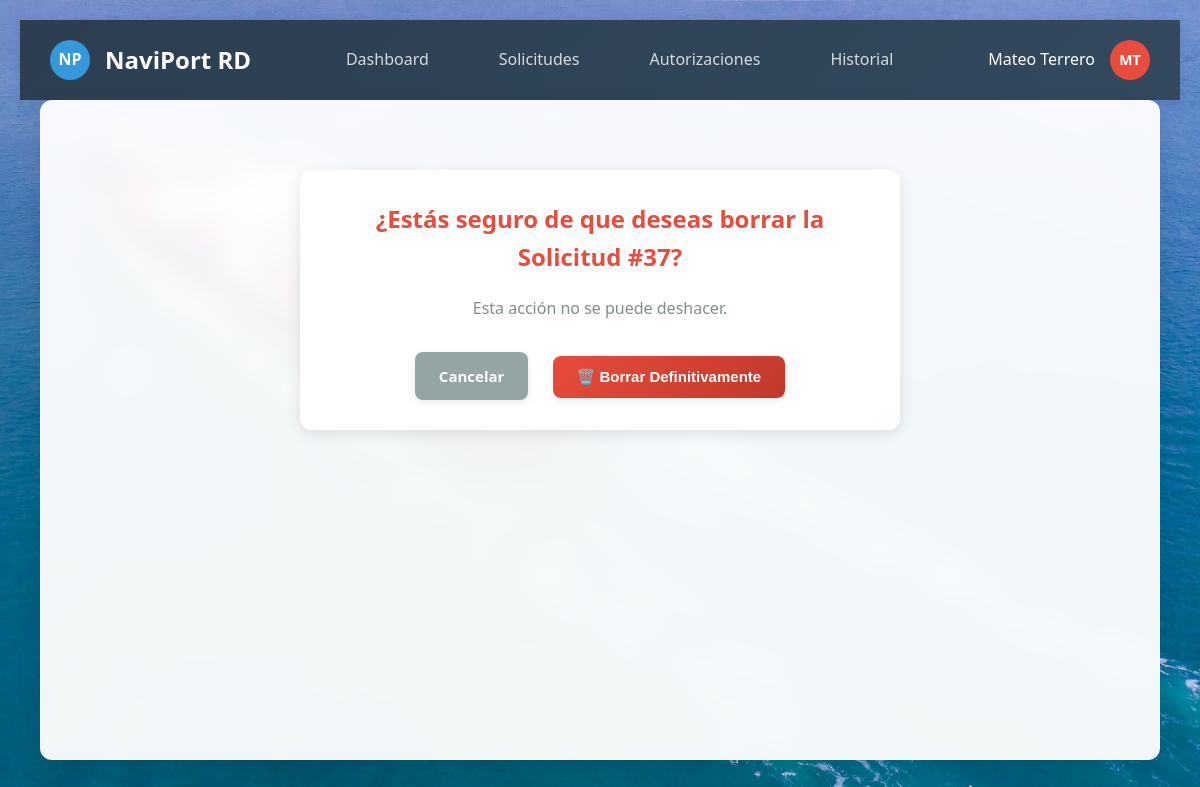
/solicitudes/borrar/37/ (signed in), run on the app's committed database.
### solicitudes/models.py (models this page shows, shortened)
class Solicitud(models.Model):
    ESTADO_CHOICES = [
        ('borrador', 'Borrador'),
        ('recibido', 'Recibida'),
        ('sin_asignar', 'Sin Asignar'),
        ('pendiente', 'Pendiente de Revisión'),
        ('en_revision', 'En Revisión'),
        ('documentos_faltantes', 'Documentos Faltantes'),
        ('aprobada', 'Aprobada'),
        ('rechazada', 'Rechazada'),
        ('vencida', 'Vencida'),
        ('escalada', 'Escalada a Supervisor'),
    ]
    PRIORIDAD_CHOICES = [
        ('normal', 'Normal'),
        ('alta', 'Alta'),
        ('critica', 'Crítica'),
        ('vip', 'VIP Gubernamental'),
    ]
    codigo = models.CharField(
        max_length=20,
        unique=True,
        editable=False,
        verbose_name='Código de Solicitud'
    )
    numero_imo = models.CharField(
        max_length=20,
        blank=True,
        null=True,
        verbose_name='Número IMO',
        help_text='Número de identificación IMO de la embarcación (7 dígitos)'
    )
    naviera = models.CharField(
        max_length=200,
        blank=True,
        null=True,
        verbose_name='Naviera',
        help_text='Nombre de la empresa naviera propietaria de la embarcación'
    )
    solicitante = models.ForeignKey(
        settings.AUTH_USER_MODEL,
        on_delete=models.CASCADE,
        related_name='solicitudes',
        verbose_name='Solicitante'
    )
    empresa = models.ForeignKey(
        'accounts.Empresa',
        on_delete=models.CASCADE,
        related_name='solicitudes',
        verbose_name='Empresa'
    )
    puerto_destino = models.ForeignKey(
        Puerto,
        on_delete=models.CASCADE,
        verbose_name='Puerto de Destino'
    )
    lugar_destino = models.ForeignKey(
        LugarPuerto,
        on_delete=models.CASCADE,
        verbose_name='Lugar de Destino',
        help_text='Lugar específico dentro del puerto',
        null=True,
        blank=True
    )
    motivo_acceso = models.ForeignKey(
        MotivoAcceso,
        on_delete=models.CASCADE,
        verbose_name='Motivo del Acceso'
    )
    fecha_ingreso = models.DateField(verbose_name='Fecha de Ingreso')
    hora_ingreso = models.TimeField(verbose_name='Hora de Ingreso')
    fecha_salida = models.DateField(verbose_name='Fecha de Salida')
    hora_salida = models.TimeField(verbose_name='Hora de Salida')
    descripcion = models.TextField(verbose_name='Descripción Detallada')
    servicios_solicitados = models.ManyToManyField(
        'evaluacion.Servicio',
        related_name='solicitudes',
        blank=True,
        verbose_name='Servicios Solicitados',
        help_text='Servicios específicos que la empresa requiere para esta solicitud'
    )
    estado = models.CharField(
        max_length=25,
        choices=ESTADO_CHOICES,
        default='borrador',
        verbose_name='Estado'
    )
    prioridad = models.CharField(
        max_length=15,
        choices=PRIORIDAD_CHOICES,
        default='normal',
        verbose_name='Prioridad'
    )
    evaluador_asignado = models.ForeignKey(
        settings.AUTH_USER_MODEL,
        on_delete=models.SET_NULL,
        null=True,
        blank=True,
        related_name='solicitudes_asignadas',
        verbose_name='Evaluador Asignado'
    )
    fecha_evaluacion = models.DateTimeField(null=True, blank=True, verbose_name='Fecha de Evaluación')
    comentarios_evaluacion = models.TextField(blank=True, verbose_name='Comentarios de Evaluación')
    motivo_rechazo = models.TextField(blank=True, verbose_name='Motivo de Rechazo')
    vence_el = models.DateTimeField(null=True, blank=True, verbose_name='Vence el')
    tiempo_limite_horas = models.PositiveIntegerField(default=24, verbose_name='Tiempo límite (horas)')
    creada_el = models.DateTimeField(auto_now_add=True, verbose_name='Creada el')
    actualizada_el = models.DateTimeField(auto_now=True, verbose_name='Actualizada el')
    enviada_el = models.DateTimeField(null=True, blank=True, verbose_name='Enviada el')
    class Meta:
        verbose_name = 'Solicitud'
        verbose_name_plural = 'Solicitudes'
        ordering = ['-creada_el']
        indexes = [
            models.Index(fields=['estado', '-creada_el']),
            models.Index(fields=['evaluador_asignado', 'estado']),
            models.Index(fields=['vence_el']),
        ]
    ESTADOS_SOLICITANTE = {
        'borrador': 'borrador',
        'recibido': 'recibida',
        'sin_asignar': 'recibida',
        'pendiente': 'recibida',
        'en_revision': 'recibida',
        'documentos_faltantes': 'documentos_faltantes',
        'escalada': 'recibida',
        'aprobada': 'aprobada',
        'rechazada': 'rechazada',
        'vencida': 'rechazada',
    }
    ESTADOS_SOLICITANTE_CONFIG = {
        'borrador': {'color': 'gray', 'bg_color': '#95a5a6', 'texto': 'Borrador', 'icono': '📝', 'text_color': 'white'},
        'recibida': {'color': 'yellow', 'bg_color': '#f1c40f', 'texto': 'Recibida', 'icono': '📨', 'text_color': '#000000'},
        'documentos_faltantes': {'color': 'orange', 'bg_color': '#e67e22', 'texto': 'Docs. Pendientes', 'icono': '📄', 'text_color': 'white'},
        'aprobada': {'color': 'green', 'bg_color': '#27ae60', 'texto': 'Aprobada', 'icono': '✅', 'text_color': 'white'},
        'rechazada': {'color': 'red', 'bg_color': '#e74c3c', 'texto': 'Rechazada', 'icono': '❌', 'text_color': 'white'},
    }

### accounts/models.py (models this page shows, shortened)
class User(AbstractUser):
    ROLE_CHOICES = [
        ('solicitante', 'Solicitante'),
        ('evaluador', 'Evaluador Portuario'),
        ('supervisor', 'Supervisor'),
        ('admin_tic', 'Administrador TIC'),
        ('oficial_acceso', 'Oficial de Acceso Físico'),
        ('direccion', 'Dirección Logística'),
    ]
    role = models.CharField(
        max_length=20,
        choices=ROLE_CHOICES,
        default='solicitante',
        verbose_name='Rol'
    )
    cedula_rnc = models.CharField(
        max_length=20,
        unique=True,
        validators=[
            RegexValidator(
                regex=r'^(\d{3}-\d{7}-\d{1}|\d{3}-\d{5}-\d{1})$',
                message='Formato inválido. Use XXX-XXXXXXX-X para cédula o XXX-XXXXX-X para RNC'
            )
        ],
        verbose_name='Cédula/RNC'
    )
    telefono = models.CharField(
        max_length=15,
        blank=True,
        validators=[
            RegexValidator(
                regex=r'^\+?1?\d{9,15}$',
                message='Número de teléfono inválido'
            )
        ],
        verbose_name='Teléfono'
    )
    empresa = models.ForeignKey(
        'Empresa',
        on_delete=models.SET_NULL,
        null=True,
        blank=True,
        related_name='usuarios',
        verbose_name='Empresa'
    )
    es_admin_empresa = models.BooleanField(default=False, verbose_name='Admin de Empresa')
    puede_crear_usuarios = models.BooleanField(default=False, verbose_name='Puede Crear Usuarios')
    activo = models.BooleanField(default=True, verbose_name='Activo')
    created_at = models.DateTimeField(auto_now_add=True, verbose_name='Creado el')
    updated_at = models.DateTimeField(auto_now=True, verbose_name='Actualizado el')
    failed_login_attempts = models.PositiveIntegerField(default=0, verbose_name='Intentos fallidos')
    is_locked = models.BooleanField(default=False, verbose_name='Bloqueado')
    locked_until = models.DateTimeField(null=True, blank=True, verbose_name='Bloqueado hasta')
    last_login_ip = models.GenericIPAddressField(null=True, blank=True, verbose_name='Última IP')
    class Meta:
        verbose_name = 'Usuario'
        verbose_name_plural = 'Usuarios'
        ordering = ['-created_at']
    def get_display_name(self):
        return self.get_full_name() or self.username

### solicitudes/views.py (the view)
# urls.py: path('borrar/<int:solicitud_id>/', borrar_solicitud, name='borrar_solicitud'),
@login_required
@role_required('solicitante')
def borrar_solicitud(request, solicitud_id):
    solicitud = request.user.solicitudes.filter(id=solicitud_id, estado__in=['borrador', 'recibido', 'pendiente']).first()
    if not solicitud:
        messages.error(request, "No tienes permiso para borrar esta solicitud.")
        return redirect('solicitudes:dashboard')
    if request.method == 'POST':
        solicitud.delete()
        messages.success(request, "¡Solicitud eliminada exitosamente!")
        return redirect('solicitudes:dashboard')
    return render(request, 'solicitudes/borrar_solicitud.html', {'solicitud': solicitud})

### templates/solicitudes/borrar_solicitud.html (shortened to what this page needs)
{% extends 'base.html' %}
{% block content %}
<div class="navbar">
    <div class="navbar-brand">
        <div class="logo">NP</div>
        NaviPort RD
    </div>
    <ul class="navbar-menu">
        <li>Dashboard</li>
        <li>Solicitudes</li>
        <li>Autorizaciones</li>
        <li>Historial</li>
    </ul>
    <div class="navbar-user">
        <span>{{ solicitud.solicitante.get_display_name }}</span>
        <div class="user-avatar">{{ solicitud.solicitante.get_display_name|slice:':1'|upper }}{{ solicitud.solicitante.last_name|slice:':1'|upper }}</div>
    </div>
</div>
<div class="content-area">
    <div class="form-container" style="max-width: 600px; margin: 40px auto; text-align: center;">
        <h2 style="color: #e74c3c; margin-bottom: 20px;">¿Estás seguro de que deseas borrar la Solicitud #{{ solicitud.id }}?</h2>
        <p style="color: #7f8c8d;">Esta acción no se puede deshacer.</p>
        <form method="post" style="margin-top: 30px;">
            <a href="{% url 'solicitudes:detalle_solicitud' solicitud.id %}" class="btn" style="background: #95a5a6; color: white;">Cancelar</a>
            <button type="submit" class="btn btn-danger" style="margin-left: 20px;">🗑️ Borrar Definitivamente</button>
        </form>
    </div>
</div>
{% endblock %}

### static/css/base.css (style rules this page uses)
* { margin: 0; padding: 0; box-sizing: border-box; }
body { font-family: 'Segoe UI', Tahoma, Geneva, Verdana, sans-serif; background: url('/media/Ship.jpeg') no-repeat center center fixed; background-size: cover; background-attachment: fixed; min-height: 100vh; line-height: 1.6; color: #333; position: relative; }
.navbar { background: linear-gradient(135deg, #2c3e50, #34495e) !important; color: white !important; padding: 15px 30px !important; display: flex !important; justify-content: space-between !important; align-items: center !important; box-shadow: 0 2px 10px rgba(0,0,0,0.1) !important; width: 100% !important; box-sizing: border-box !important; margin: 0 !important; border-radius: 0 !important; }
.navbar-brand { display: flex !important; align-items: center !important; font-size: 24px !important; font-weight: bold !important; text-decoration: none !important; color: white !important; margin-right: 0 !important; }
.navbar-brand .logo { width: 40px; height: 40px; background: #3498db; border-radius: 50%; margin-right: 15px; display: flex; align-items: center; justify-content: center; font-weight: bold; font-size: 16px; }
.navbar-menu { display: flex !important; list-style: none !important; gap: 30px !important; margin: 0 !important; padding: 0 !important; flex-direction: row !important; }
.navbar-menu li { position: relative; padding: 12px 20px; border-radius: 6px; cursor: pointer; transition: all 0.3s ease; color: rgba(255,255,255,0.8); }
.navbar-user { display: flex; align-items: center; position: relative; }
.navbar-user span { margin-right: 15px; font-weight: 500; }
.user-avatar { width: 40px; height: 40px; background: #e74c3c; border-radius: 50%; display: flex; align-items: center; justify-content: center; font-weight: bold; font-size: 14px; cursor: pointer; transition: all 0.3s ease; }
.content-area { background: rgba(255,255,255,0.95); margin: 0 20px 20px 20px; border-radius: 12px; padding: 30px; box-shadow: 0 8px 25px rgba(0,0,0,0.1); backdrop-filter: blur(10px); min-height: calc(100vh - 140px); }
.form-container { background: white; padding: 30px; border-radius: 12px; box-shadow: 0 4px 15px rgba(0,0,0,0.1); margin-bottom: 25px; }
.btn { display: inline-block; padding: 12px 24px; border: none; border-radius: 8px; font-size: 15px; font-weight: 600; text-decoration: none; text-align: center; cursor: pointer; transition: all 0.3s ease; box-shadow: 0 2px 8px rgba(0,0,0,0.1); }
.btn-danger { background: linear-gradient(135deg, #e74c3c, #c0392b); color: white; }

### data on the page
Solicitud: solicitante.get_display_name "Mateo Terrero", solicitante.get_display_name "M", solicitante.last_name "T", id "37"
